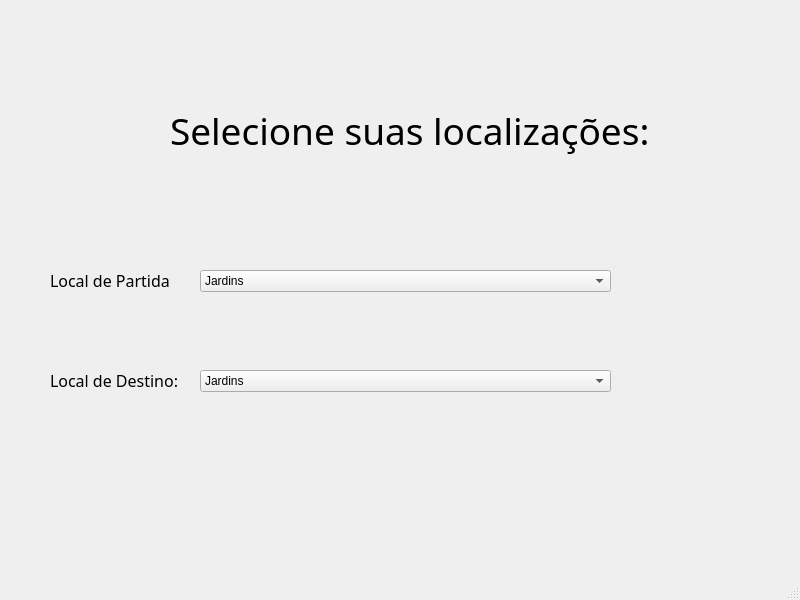
<?xml version="1.0" encoding="UTF-8"?>
<ui version="4.0">
 <class>MainWindow</class>
 <widget class="QMainWindow" name="MainWindow">
  <property name="geometry">
   <rect>
    <x>0</x>
    <y>0</y>
    <width>800</width>
    <height>600</height>
   </rect>
  </property>
  <property name="windowTitle">
   <string>MainWindow</string>
  </property>
  <widget class="QWidget" name="centralwidget">
   <widget class="QLabel" name="label">
    <property name="geometry">
     <rect>
      <x>170</x>
      <y>90</y>
      <width>531</width>
      <height>81</height>
     </rect>
    </property>
    <property name="font">
     <font>
      <family>Bodoni MT</family>
      <pointsize>28</pointsize>
     </font>
    </property>
    <property name="text">
     <string>Selecione suas localizações:</string>
    </property>
   </widget>
   <widget class="QLabel" name="label_3">
    <property name="geometry">
     <rect>
      <x>50</x>
      <y>360</y>
      <width>171</width>
      <height>41</height>
     </rect>
    </property>
    <property name="font">
     <font>
      <family>Bodoni MT</family>
      <pointsize>12</pointsize>
     </font>
    </property>
    <property name="text">
     <string>Local de Destino:</string>
    </property>
   </widget>
   <widget class="QLabel" name="label_2">
    <property name="geometry">
     <rect>
      <x>50</x>
      <y>260</y>
      <width>121</width>
      <height>41</height>
     </rect>
    </property>
    <property name="font">
     <font>
      <family>Bodoni MT</family>
      <pointsize>12</pointsize>
     </font>
    </property>
    <property name="text">
     <string>Local de Partida:</string>
    </property>
   </widget>
   <widget class="QComboBox" name="partida">
    <property name="geometry">
     <rect>
      <x>200</x>
      <y>270</y>
      <width>411</width>
      <height>22</height>
     </rect>
    </property>
    <property name="editable">
     <bool>false</bool>
    </property>
    <item>
     <property name="text">
      <string>Jardins</string>
     </property>
    </item>
    <item>
     <property name="text">
      <string>Itaim Bibi</string>
     </property>
    </item>
    <item>
     <property name="text">
      <string>Aclimação</string>
     </property>
    </item>
    <item>
     <property name="text">
      <string>Perdizes</string>
     </property>
    </item>
    <item>
     <property name="text">
      <string>Morumbi</string>
     </property>
    </item>
    <item>
     <property name="text">
      <string>Insper</string>
     </property>
    </item>
   </widget>
   <widget class="QComboBox" name="destino">
    <property name="geometry">
     <rect>
      <x>200</x>
      <y>370</y>
      <width>411</width>
      <height>22</height>
     </rect>
    </property>
    <property name="editable">
     <bool>false</bool>
    </property>
    <item>
     <property name="text">
      <string>Jardins</string>
     </property>
    </item>
    <item>
     <property name="text">
      <string>Itaim Bibi</string>
     </property>
    </item>
    <item>
     <property name="text">
      <string>Aclimação</string>
     </property>
    </item>
    <item>
     <property name="text">
      <string>Perdizes</string>
     </property>
    </item>
    <item>
     <property name="text">
      <string>Morumbi</string>
     </property>
    </item>
    <item>
     <property name="text">
      <string>Insper</string>
     </property>
    </item>
   </widget>
  </widget>
  <widget class="QMenuBar" name="menubar">
   <property name="geometry">
    <rect>
     <x>0</x>
     <y>0</y>
     <width>800</width>
     <height>21</height>
    </rect>
   </property>
  </widget>
  <widget class="QStatusBar" name="statusbar"/>
 </widget>
 <resources/>
 <connections/>
</ui>
